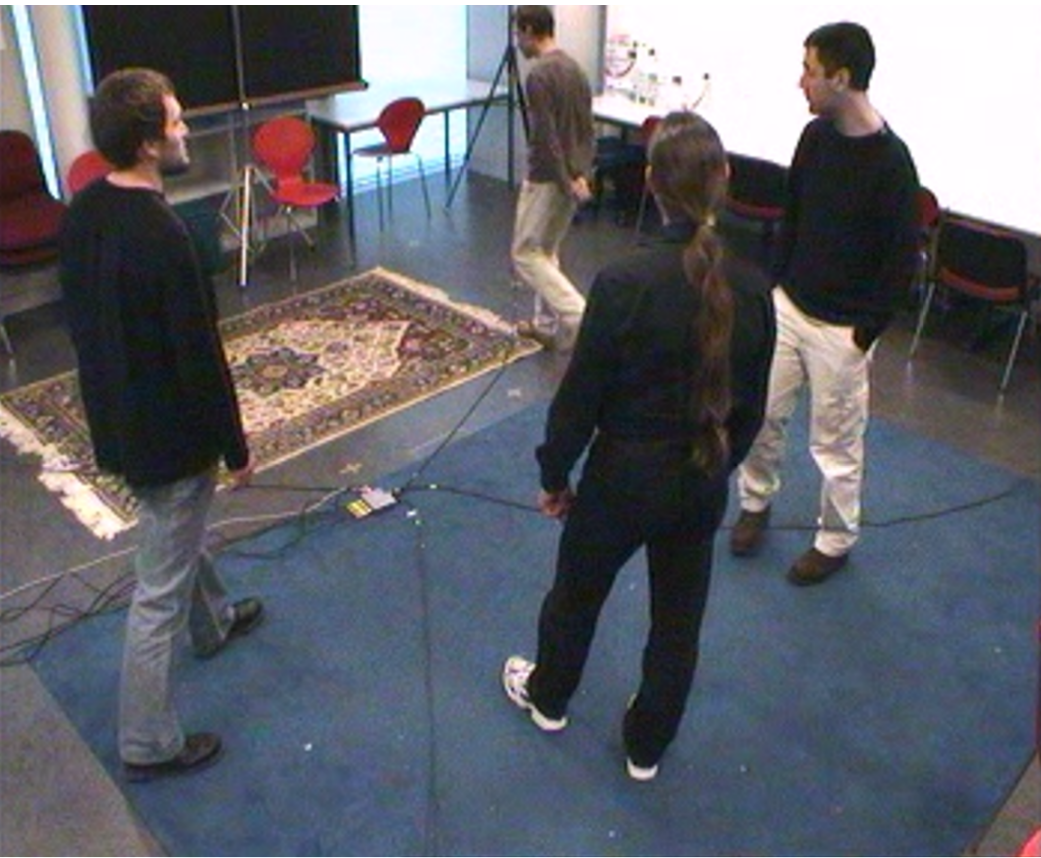
#> input picture src/cam0.png, 1041 x 858 px
$ python test.py
#> lines starting #> are read from the running program, lines starting #| are printed output that depends on the picture; after the words box and inside, x2 and y2 are one past the last pixel; in counts of white or black regions, pixels touching at a corner belong together
#!/usr/bin/python3
import cv2
import numpy as np

filename = "./cam0.png"
output = "./cam0_test.png"

x1 = 20
x2 = 200
y1 = 20
y2 = 200
img = cv2.imread(filename)
#> img is the input picture: shape (858, 1041, 3); mean B, G, R 104.3, 97.1, 95.7
cv2.rectangle(img, (x1,y1), (x2,y2), (50,50,50), thickness=2)
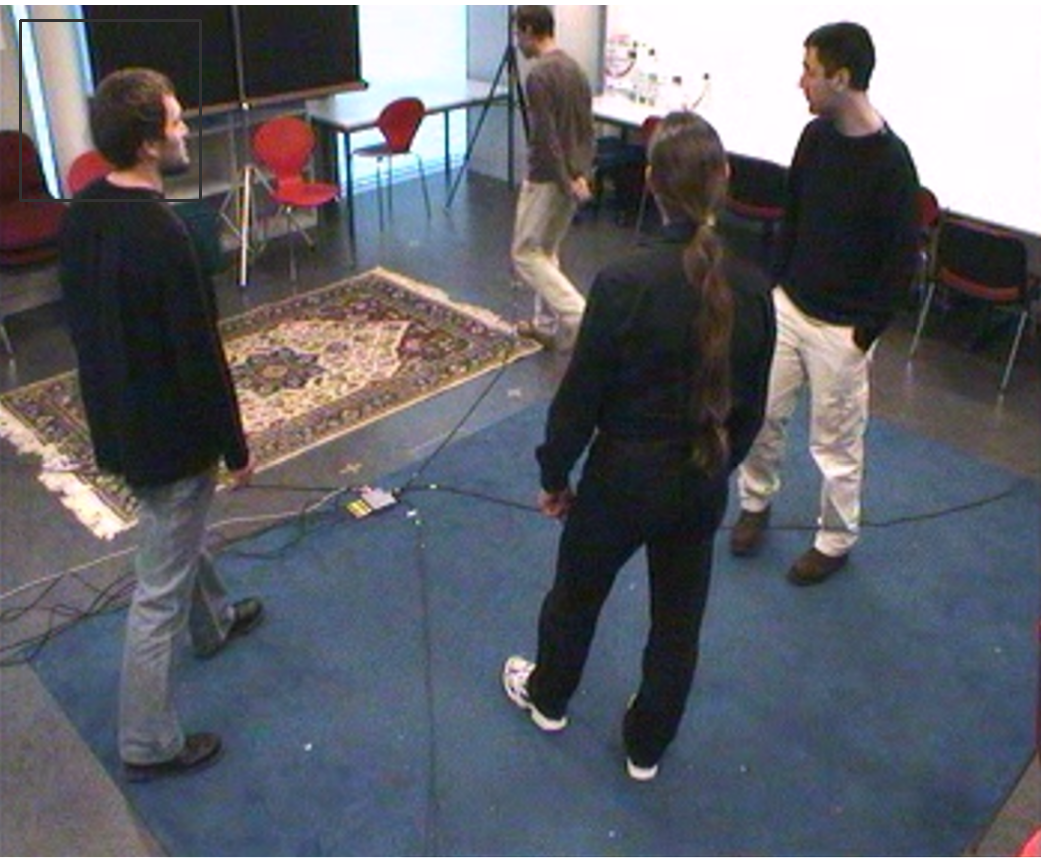
#> img: shape (858, 1041, 3); 0.24% of pixels changed, all inside (x1, y1, x2, y2) = (19, 19, 202, 202)
b,g,r = cv2.split(img)
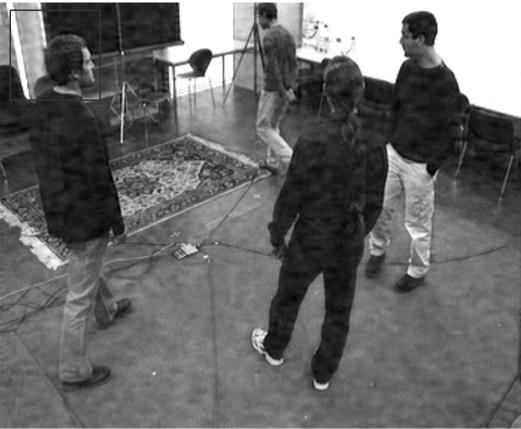
#> b: shape (858, 1041) (shown at 1/2 size); min 0, max 255, mean 104.2
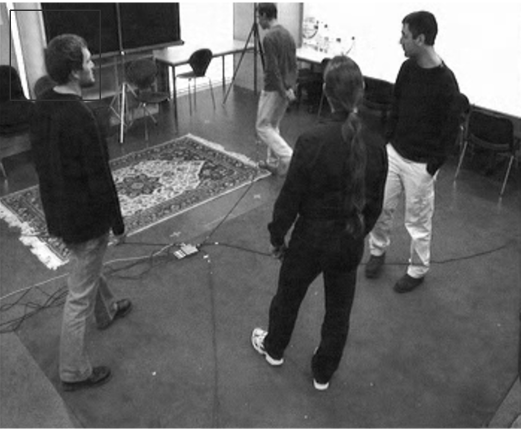
#> g: shape (858, 1041) (shown at 1/2 size); min 5, max 255, mean 97.1
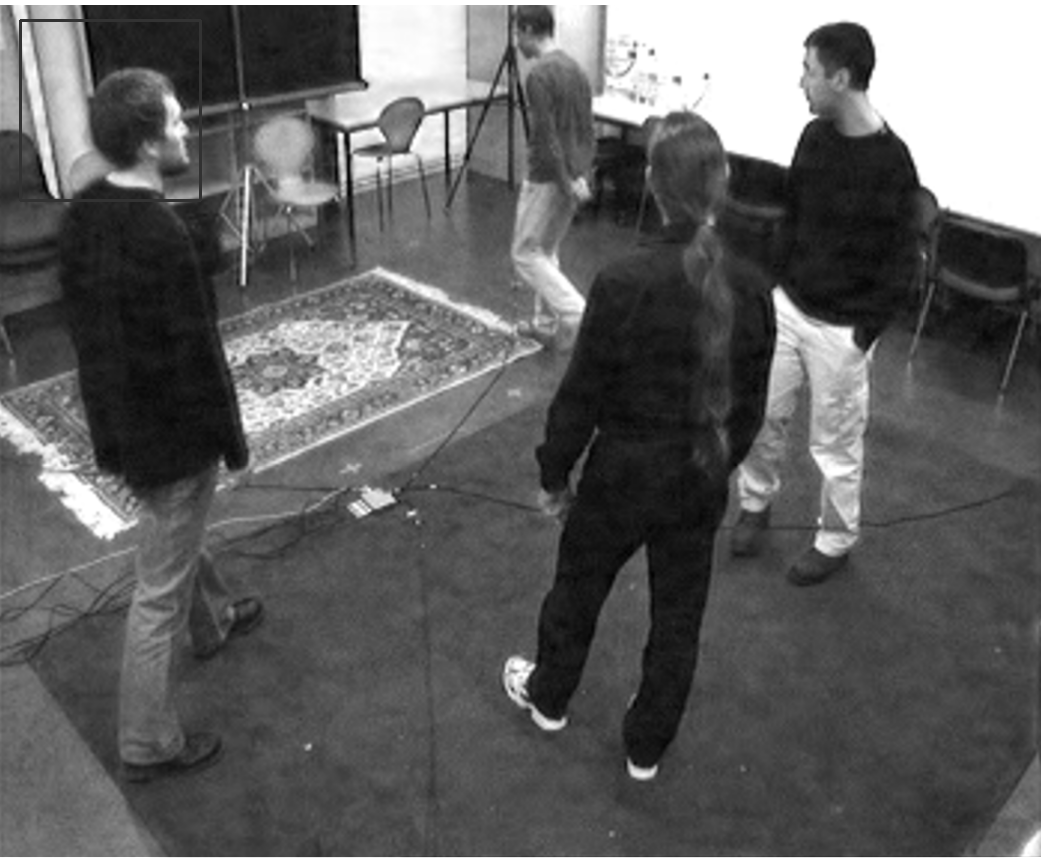
#> r: shape (858, 1041); min 1, max 255, mean 95.6
print(np.shape(b))
#| (858, 1041)
sh = np.shape(img)
mask = np.zeros((sh[0], sh[1]), np.uint8)

for i in range(200):
    for j in range(200):
        mask[i][j] = 255
for i in range(200, 400):
    for j in range(200, 400):
        mask[i][j] = 125

# new_img = cv2.merge((b,g,r,mask))
# cv2.imwrite(output, new_img)

def test():
    a = 20
    b = 10
    return (None,b)

d, e = test()
c = test()
print(type(c))
print("{0},{1}".format(d,e))

$ run again, with src/cam1.png copied over src/cam0.png
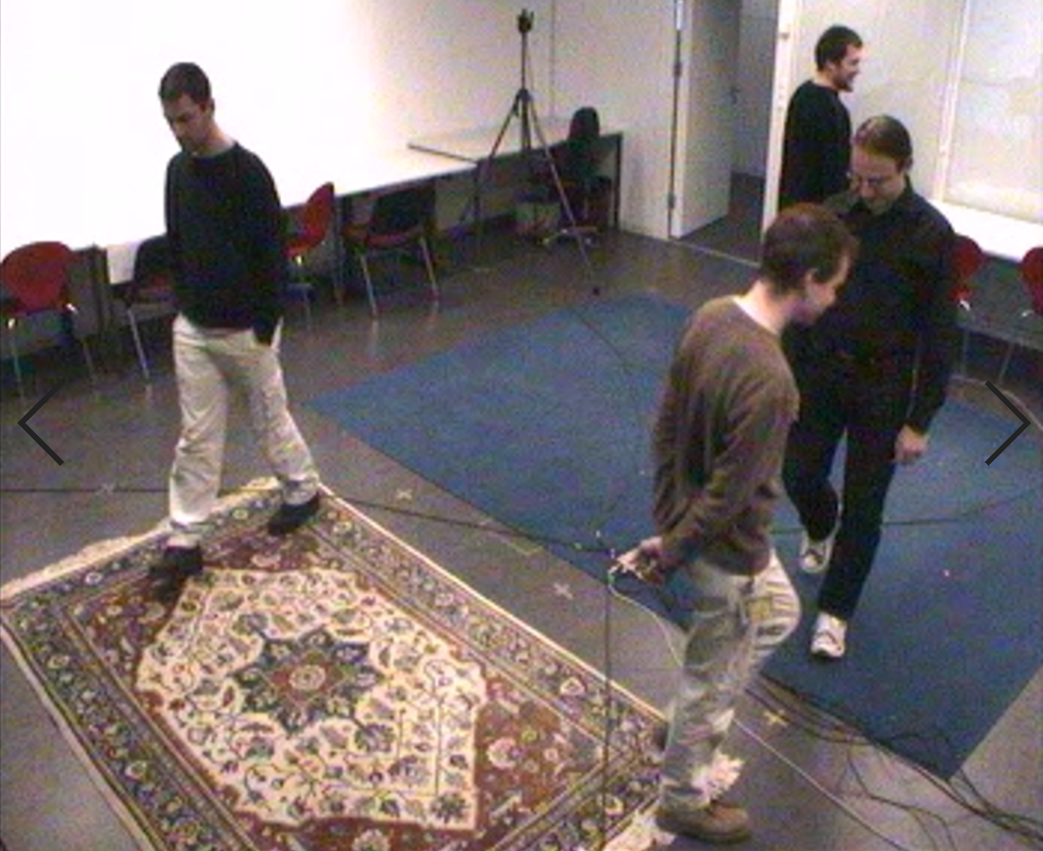
#> input picture src/cam1.png, 1043 x 851 px
#> img is the input picture: shape (851, 1043, 3); mean B, G, R 114.4, 115.3, 125.1
#> `cv2.rectangle(img, (x1,y1), (x2,y2), (50,50,50), thickness=2)`:
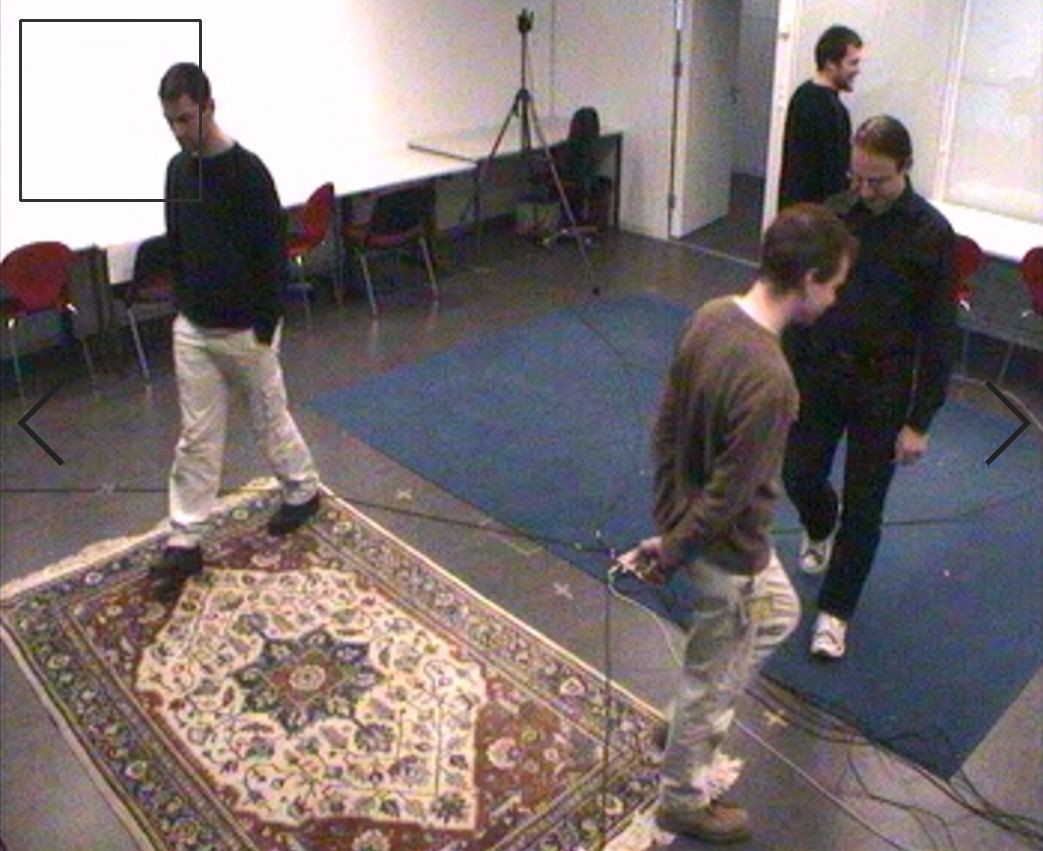
#> img: shape (851, 1043, 3); 0.24% of pixels changed, all inside (x1, y1, x2, y2) = (19, 19, 202, 202)
#> `b,g,r = cv2.split(img)`:
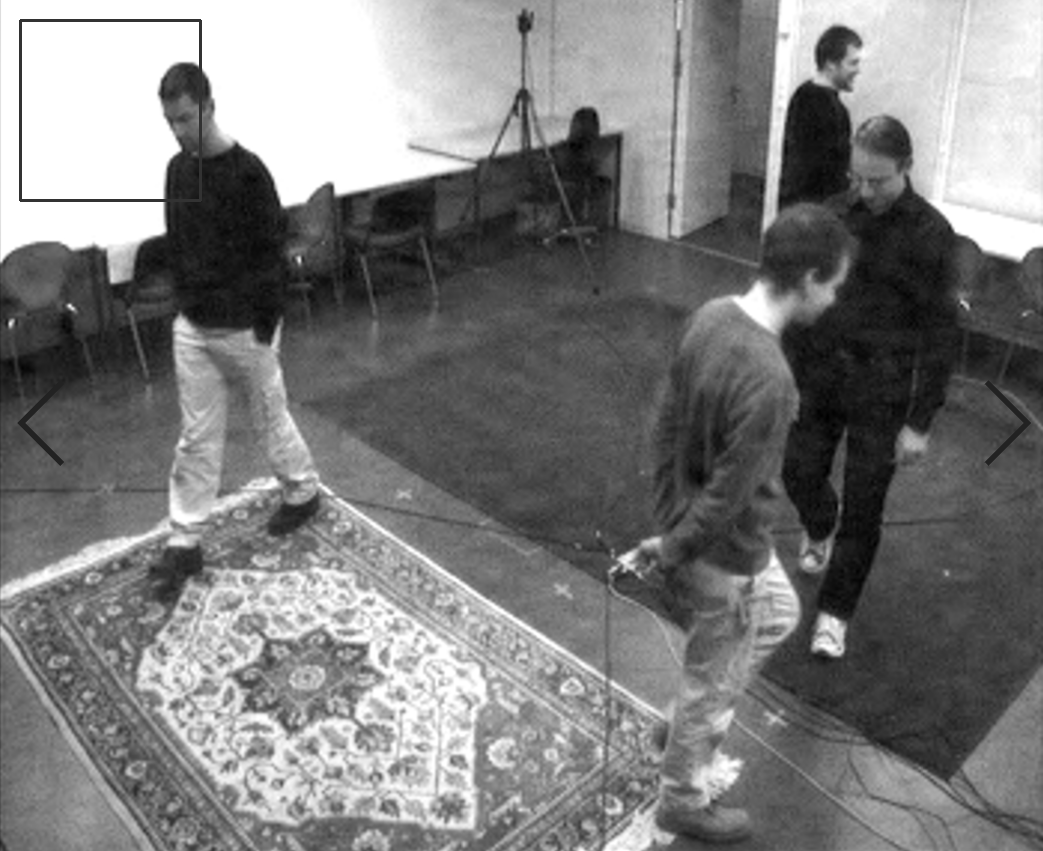
#> r: shape (851, 1043); min 0, max 255, mean 124.8
#| (851, 1043)

$ run again, with src/cam2.png copied over src/cam0.png
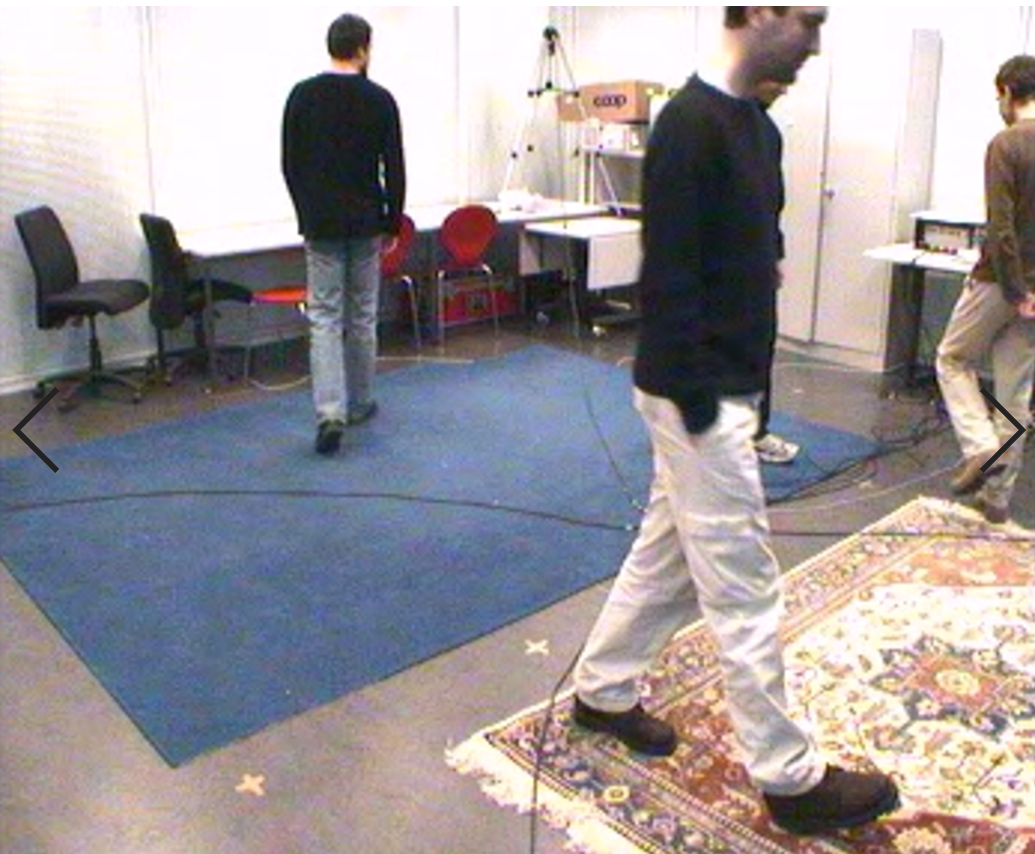
#> input picture src/cam2.png, 1035 x 854 px
#> img is the input picture: shape (854, 1035, 3); mean B, G, R 152.2, 149.8, 156.1
#> img: shape (854, 1035, 3); 0.24% of pixels changed, all inside (x1, y1, x2, y2) = (19, 19, 202, 202)
#> `b,g,r = cv2.split(img)`:
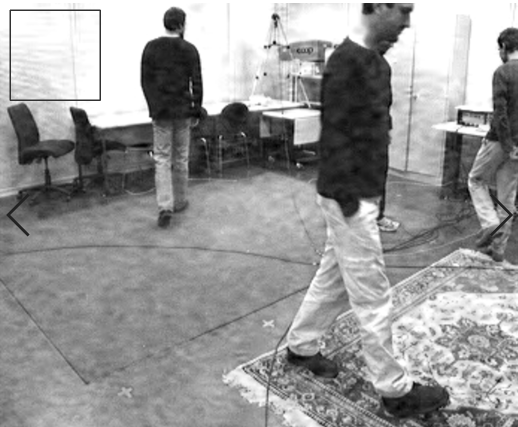
#> b: shape (854, 1035) (shown at 1/2 size); min 0, max 255, mean 151.8
#> `b,g,r = cv2.split(img)`:
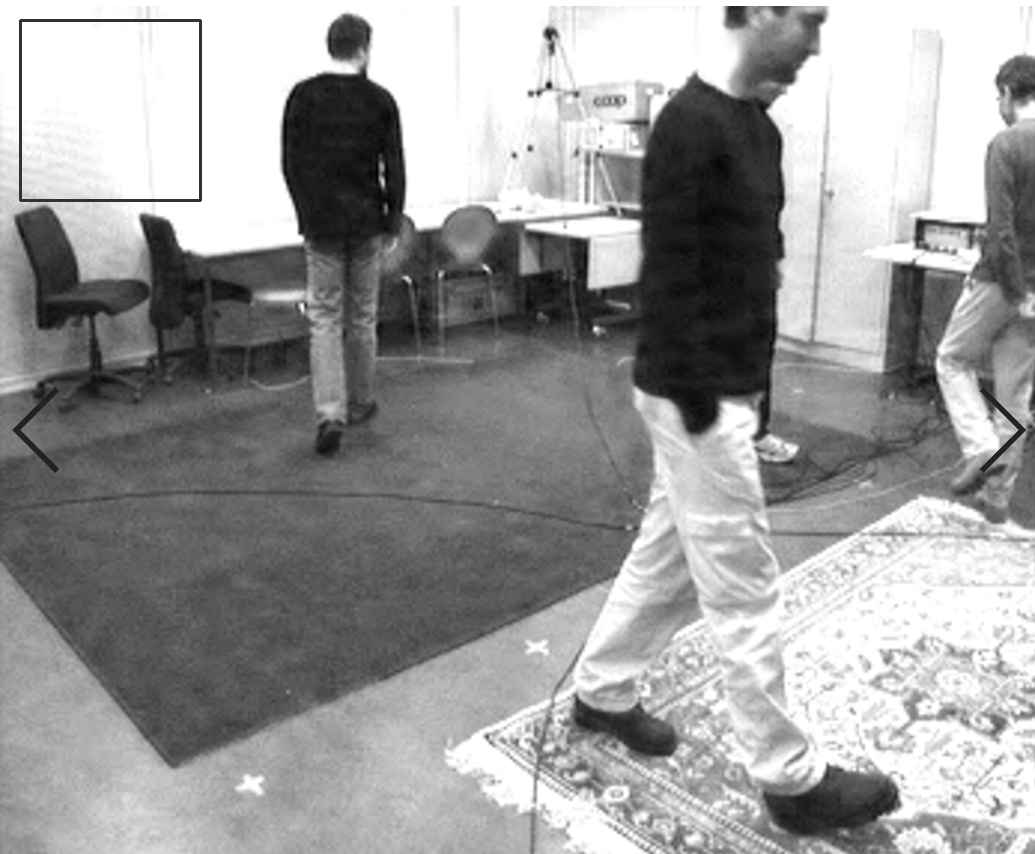
#> r: shape (854, 1035); min 0, max 255, mean 155.7
#| (854, 1035)
